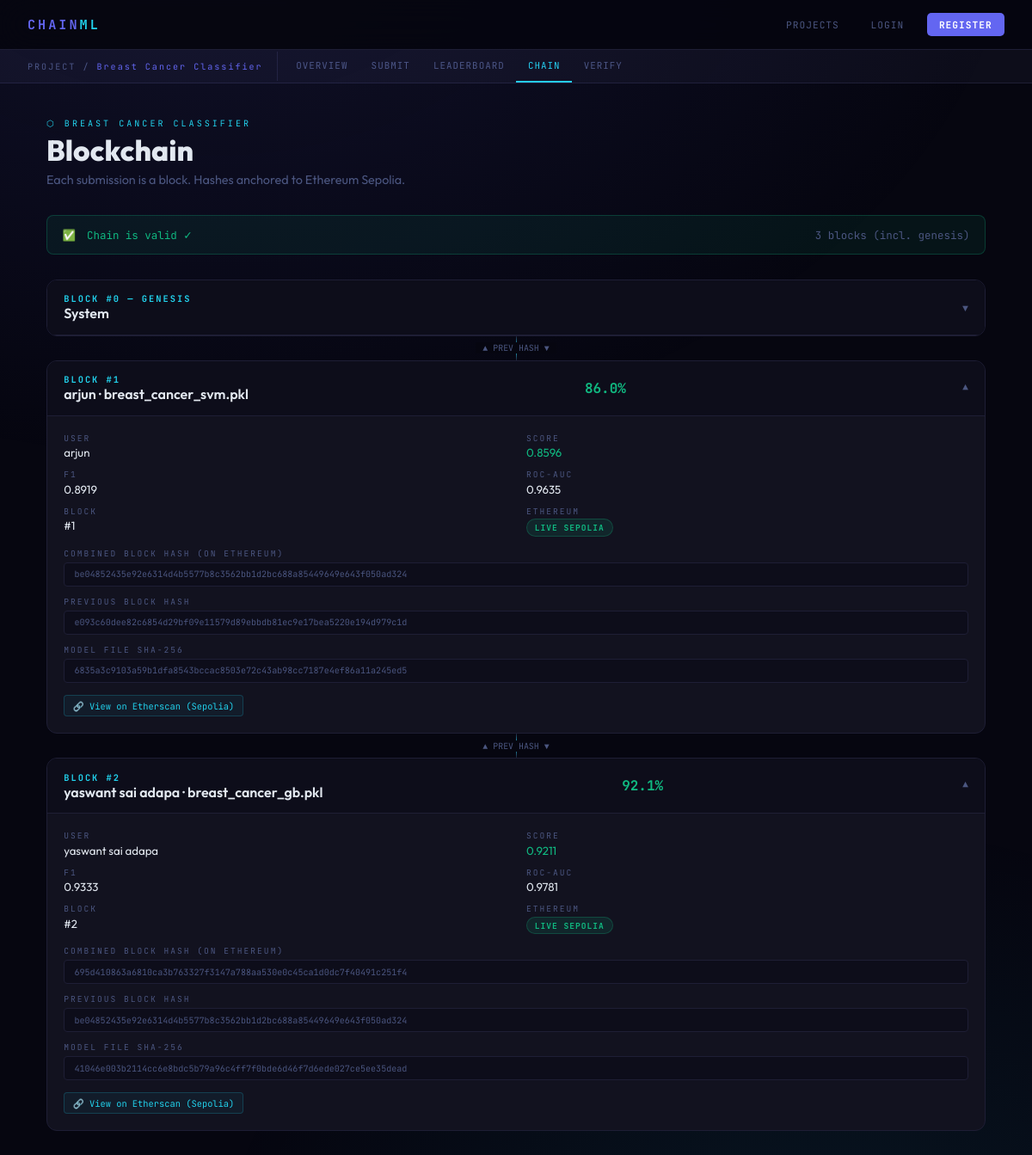
Page /project/2/chain on the committed database.
### tables this page shows
CREATE TABLE projects (
        id INTEGER PRIMARY KEY AUTOINCREMENT,
        owner_id INTEGER NOT NULL,
        name TEXT NOT NULL UNIQUE,
        description TEXT DEFAULT '',
        dataset_path TEXT NOT NULL,
        dataset_name TEXT NOT NULL,
        created_at REAL NOT NULL, dataset_hash TEXT NOT NULL DEFAULT '', test_path TEXT DEFAULT NULL, test_name TEXT DEFAULT NULL, task_type TEXT NOT NULL DEFAULT 'classification',
        FOREIGN KEY(owner_id) REFERENCES users(id));

CREATE TABLE submissions (
        id INTEGER PRIMARY KEY AUTOINCREMENT,
        project_id INTEGER NOT NULL,
        user_id INTEGER NOT NULL,
        model_filename TEXT NOT NULL,
        model_path TEXT NOT NULL,
        model_hash TEXT NOT NULL,
        verified_accuracy REAL NOT NULL,
        combined_hash TEXT NOT NULL,
        eth_tx_hash TEXT NOT NULL,
        eth_tx_url TEXT NOT NULL,
        eth_mode TEXT NOT NULL DEFAULT 'mock',
        block_index INTEGER NOT NULL,
        previous_hash TEXT NOT NULL,
        submitted_at REAL NOT NULL, f1_score REAL DEFAULT NULL, roc_auc REAL DEFAULT NULL, rmse REAL DEFAULT NULL, r2_score REAL DEFAULT NULL, model_card TEXT DEFAULT '',
        FOREIGN KEY(project_id) REFERENCES projects(id),
        FOREIGN KEY(user_id) REFERENCES users(id));

CREATE TABLE users (
        id INTEGER PRIMARY KEY AUTOINCREMENT,
        username TEXT NOT NULL UNIQUE,
        email TEXT NOT NULL UNIQUE,
        password_hash TEXT NOT NULL,
        created_at REAL NOT NULL);

### app.py (the view)
@app.route("/project/<int:pid>/chain")
def chain_view(pid):
    project = get_project(pid)
    if not project: return render_template("404.html"), 404
    subs = sorted(get_project_submissions(pid), key=lambda x: x["block_index"])
    valid, msg = True, "Chain is valid ✓"
    for sub in subs:
        recheck = combined_submission_hash(
            sub["model_hash"], sub["verified_accuracy"],
            sub["username"], pid, sub["submitted_at"], sub["previous_hash"])
        if recheck != sub["combined_hash"]:
            valid, msg = False, f"Block #{sub['block_index']} hash mismatch — tampered!"; break
    return render_template("chain.html", project=project, submissions=subs,
        chain_valid=valid, chain_msg=msg)

### app.py (called while the page is built)
@app.before_request
def load_user():
    uid = session.get("user_id")
    g.user = get_user_by_id(uid) if uid else None

@app.context_processor
def inject_user():
    return {"current_user": g.user}

### database.py (called while the page is built)
def get_conn():
    conn = sqlite3.connect(DB_PATH)
    conn.row_factory = sqlite3.Row
    conn.execute("PRAGMA foreign_keys = ON")
    return conn

def get_project(pid):
    conn = get_conn()
    row = conn.execute("""SELECT p.*, u.username AS owner_name
        FROM projects p JOIN users u ON p.owner_id=u.id WHERE p.id=?""", (pid,)).fetchone()
    conn.close(); return dict(row) if row else None

def get_project_submissions(pid):
    conn = get_conn()
    rows = conn.execute("""SELECT s.*, u.username FROM submissions s
        JOIN users u ON s.user_id=u.id WHERE s.project_id=?
        ORDER BY s.verified_accuracy DESC, s.submitted_at ASC""", (pid,)).fetchall()
    conn.close(); return [dict(r) for r in rows]

### hash_utils.py (called while the page is built)
def hash_dict(data):
    return hashlib.sha256(json.dumps(data, sort_keys=True).encode()).hexdigest()

def combined_submission_hash(model_hash, accuracy, username, project_id, timestamp, previous_hash):
    return hash_dict({
        "model_hash":    model_hash,
        "accuracy":      str(accuracy),
        "username":      username,
        "project_id":    str(project_id),
        "timestamp":     str(timestamp),
        "previous_hash": previous_hash,
    })

### templates/chain.html (shortened to what this page needs)
{% extends "base.html" %}
{% block subnav %}
<div class="subnav">
  <div class="subnav-label">PROJECT / <span>{{ project.name }}</span></div>
  <a href="/project/{{ project.id }}">Overview</a>
  <a href="/project/{{ project.id }}/submit">Submit</a>
  <a href="/project/{{ project.id }}/leaderboard">Leaderboard</a>
  <a href="/project/{{ project.id }}/chain" class="active">Chain</a>
  <a href="/project/{{ project.id }}/verify">Verify</a>
</div>
{% endblock %}
{% block content %}
<div class="ph"><div class="ph-eye">⬡ {{ project.name }}</div><h1>Blockchain</h1>
<p>Each submission is a block. Hashes anchored to Ethereum Sepolia.</p></div>
<div class="validity {% if chain_valid %}ok{% else %}bad{% endif %}">
  <span>{% if chain_valid %}✅{% else %}⚠️{% endif %}</span>
  <span>{{ chain_msg }}</span>
  <span style="margin-left:auto;color:var(--muted)">{{ submissions|length + 1 }} blocks (incl. genesis)</span>
</div>
<div>
  <div class="blk" id="blk-0">
    <div class="blk-hdr" onclick="toggle(0)">
      <div><div class="blk-idx">BLOCK #0 — GENESIS</div><div style="font-weight:600">System</div></div>
      <div class="blk-toggle">▼</div>
    </div>
  </div>
  {% for s in submissions %}
  <div class="chain-link-line"><span>▲ PREV HASH ▼</span></div>
  <div class="blk open" id="blk-{{ s.block_index }}">
    <div class="blk-hdr" onclick="toggle({{ s.block_index }})">
      <div>
        <div class="blk-idx">BLOCK #{{ s.block_index }}</div>
        <div style="font-weight:600">{{ s.username }} · {{ s.model_filename[:28] }}{% if s.model_filename|length > 28 %}…{% endif %}</div>
      </div>
      <div class="blk-acc">{{ "%.1f"|format(s.verified_accuracy*100) }}{% if project.task_type=='regression' %}R²{% else %}%{% endif %}</div>
      <div class="blk-toggle">▼</div>
    </div>
    <div class="blk-body"><div class="blk-inner">
      <div class="dg">
        <div><div class="dk">User</div><div class="dv">{{ s.username }}</div></div>
        <div><div class="dk">Score</div><div class="dv" style="color:var(--green)">{{ s.verified_accuracy }}</div></div>
        {% if s.f1_score is not none %}<div><div class="dk">F1</div><div class="dv">{{ s.f1_score }}</div></div>{% endif %}
        {% if s.roc_auc is not none %}<div><div class="dk">ROC-AUC</div><div class="dv">{{ s.roc_auc }}</div></div>{% endif %}
        <div><div class="dk">Block</div><div class="dv">#{{ s.block_index }}</div></div>
        <div><div class="dk">Ethereum</div><div class="dv">{% if s.eth_mode=='real' %}<span class="badge badge-green">Live Sepolia</span>{% else %}<span class="badge badge-mock">Mock</span>{% endif %}</div></div>
      </div>
      <div class="hash-lbl">Combined Block Hash (on Ethereum)</div><div class="hash">{{ s.combined_hash }}</div>
      <div class="hash-lbl">Previous Block Hash</div><div class="hash">{{ s.previous_hash }}</div>
      <div class="hash-lbl">Model File SHA-256</div><div class="hash">{{ s.model_hash }}</div>
      <div style="margin-top:.9rem;">
        <a href="{{ s.eth_tx_url }}" target="_blank" class="eth-link">🔗 {% if s.eth_mode=='real' %}View on Etherscan (Sepolia){% else %}Etherscan (mock demo){% endif %}</a>
      </div>
    </div></div>
  </div>
  {% endfor %}
</div>
{% endblock %}

### templates/base.html (style rules this page uses)
:root { --bg:#060610;--surface:#0d0d1a;--card:#12121f;--border:#1e1e35; --accent:#6366f1;--accent2:#22d3ee;--green:#10b981;--red:#f43f5e;--gold:#f59e0b; --text:#e2e8f0;--muted:#4b5680;--mono:'JetBrains Mono',monospace;--sans:'Outfit',sans-serif; }
* { margin:0;padding:0;box-sizing:border-box; }
body { background:var(--bg);color:var(--text);font-family:var(--sans);min-height:100vh; }
body::before { content:'';position:fixed;inset:0; background:radial-gradient(ellipse 80% 50% at 20% -10%,rgba(99,102,241,.12),transparent), radial-gradient(ellipse 60% 40% at 80% 110%,rgba(34,211,238,.08),transparent); pointer-events:none;z-index:0; }
.subnav { background:var(--surface);border-bottom:1px solid var(--border); display:flex;align-items:center;padding:0 2rem;overflow-x:auto; }
.subnav-label { font-family:var(--mono);font-size:.63rem;color:var(--muted);letter-spacing:2px; padding:.65rem 1rem .65rem 0;border-right:1px solid var(--border);margin-right:.5rem;white-space:nowrap; }
.subnav-label span { color:var(--accent); }
.subnav a { font-family:var(--mono);font-size:.68rem;color:var(--muted);text-decoration:none; padding:.7rem .85rem;border-bottom:2px solid transparent;letter-spacing:1px;text-transform:uppercase; transition:all .15s;white-space:nowrap; }
.subnav a.active { color:var(--accent2);border-bottom-color:var(--accent2); }
.ph { margin-bottom:2rem; }
.ph-eye { font-family:var(--mono);font-size:.63rem;letter-spacing:3px;text-transform:uppercase;color:var(--accent2);margin-bottom:.4rem; }
.ph h1 { font-size:2.1rem;font-weight:800;line-height:1.1; }
.ph p { color:var(--muted);font-size:.9rem;margin-top:.4rem; }
.hash { font-family:var(--mono);font-size:.63rem;color:var(--muted);word-break:break-all; background:var(--surface);padding:.4rem .7rem;border-radius:4px;border:1px solid var(--border); }
.hash-lbl { font-family:var(--mono);font-size:.6rem;letter-spacing:2px;text-transform:uppercase;color:var(--muted);margin:.7rem 0 .25rem; }
.badge { display:inline-flex;align-items:center;gap:.3rem;padding:.18rem .55rem;border-radius:20px; font-family:var(--mono);font-size:.6rem;font-weight:700;letter-spacing:1px;text-transform:uppercase; }
.badge-green { background:rgba(16,185,129,.12);color:var(--green);border:1px solid rgba(16,185,129,.25); }
.eth-link { display:inline-flex;align-items:center;gap:.4rem;font-family:var(--mono);font-size:.65rem; color:var(--accent2);text-decoration:none;border:1px solid rgba(34,211,238,.2); background:rgba(34,211,238,.05);padding:.28rem .6rem;border-radius:4px;transition:all .2s; }

### templates/chain.html (style rules this page uses)
.validity { display:flex;align-items:center;gap:.8rem;padding:.85rem 1.1rem;border-radius:8px;margin-bottom:1.8rem;font-family:var(--mono);font-size:.78rem; }
.validity.ok { background:rgba(16,185,129,.08);border:1px solid rgba(16,185,129,.25);color:var(--green); }
.chain-link-line { display:flex;align-items:center;justify-content:center;height:28px;position:relative;color:var(--muted);font-family:var(--mono);font-size:.62rem; }
.chain-link-line::before { content:'';position:absolute;left:50%;top:0;width:1px;height:100%;background:linear-gradient(to bottom,var(--border),var(--accent2),var(--border)); }
.chain-link-line span { background:var(--bg);padding:0 .5rem;z-index:1;position:relative; }
.blk { background:var(--card);border:1px solid var(--border);border-radius:12px;overflow:hidden;margin-bottom:0; }
.blk-hdr { display:flex;align-items:center;justify-content:space-between;padding:.9rem 1.2rem;background:var(--surface);border-bottom:1px solid var(--border);cursor:pointer;user-select:none; }
.blk-idx { font-family:var(--mono);font-size:.65rem;color:var(--accent2);font-weight:700;letter-spacing:2px; }
.blk-acc { font-family:var(--mono);font-size:1rem;font-weight:700;color:var(--green); }
.blk-toggle { font-family:var(--mono);color:var(--muted);font-size:.72rem;transition:transform .2s; }
.blk.open .blk-toggle { transform:rotate(180deg); }
.blk-body { max-height:0;overflow:hidden;transition:max-height .3s ease; }
.blk.open .blk-body { max-height:600px; }
.blk-inner { padding:1.2rem; }
.dg { display:grid;grid-template-columns:1fr 1fr;gap:.7rem 1.5rem;margin-bottom:.8rem; }
.dk { font-family:var(--mono);font-size:.6rem;letter-spacing:2px;text-transform:uppercase;color:var(--muted);margin-bottom:.15rem; }
.dv { font-size:.83rem;color:var(--text); }

### rows in the picture
projects: name "Breast Cancer Classifier", name "BREAST CANCER CLASSIFIER"
submissions: block_index "1", username "arjun", model_filename "breast_cancer_svm.pkl", s.verified_accuracy*100 "86.0", verified_accuracy "0.8596", f1_score "0.8919", roc_auc "0.9635", eth_mode "LIVE SEPOLIA", combined_hash "be04852435e92e6314d4b5577b8c3562bb1d2bc688a85449649e643f050ad324", previous_hash "e093c60dee82c6854d29bf09e11579d89ebbdb81ec9e17bea5220e194d979c1d", model_hash "6835a3c9103a59b1dfa8543bccac8503e72c43ab98cc7187e4ef86a11a245ed5"
submissions: block_index "2", username "yaswant sai adapa", model_filename "breast_cancer_gb.pkl", s.verified_accuracy*100 "92.1", verified_accuracy "0.9211", f1_score "0.9333", roc_auc "0.9781", eth_mode "LIVE SEPOLIA", combined_hash "695d410863a6810ca3b763327f3147a788aa530e0c45ca1d0dc7f40491c251f4", previous_hash "be04852435e92e6314d4b5577b8c3562bb1d2bc688a85449649e643f050ad324", model_hash "41046e003b2114cc6e8bdc5b79a96c4ff7f0bde6d46f7d6ede027ce5ee35dead"

### other values in the picture
{{ chain_msg }} "Chain is valid ✓"
{{ submissions|length + 1 }} "3"
